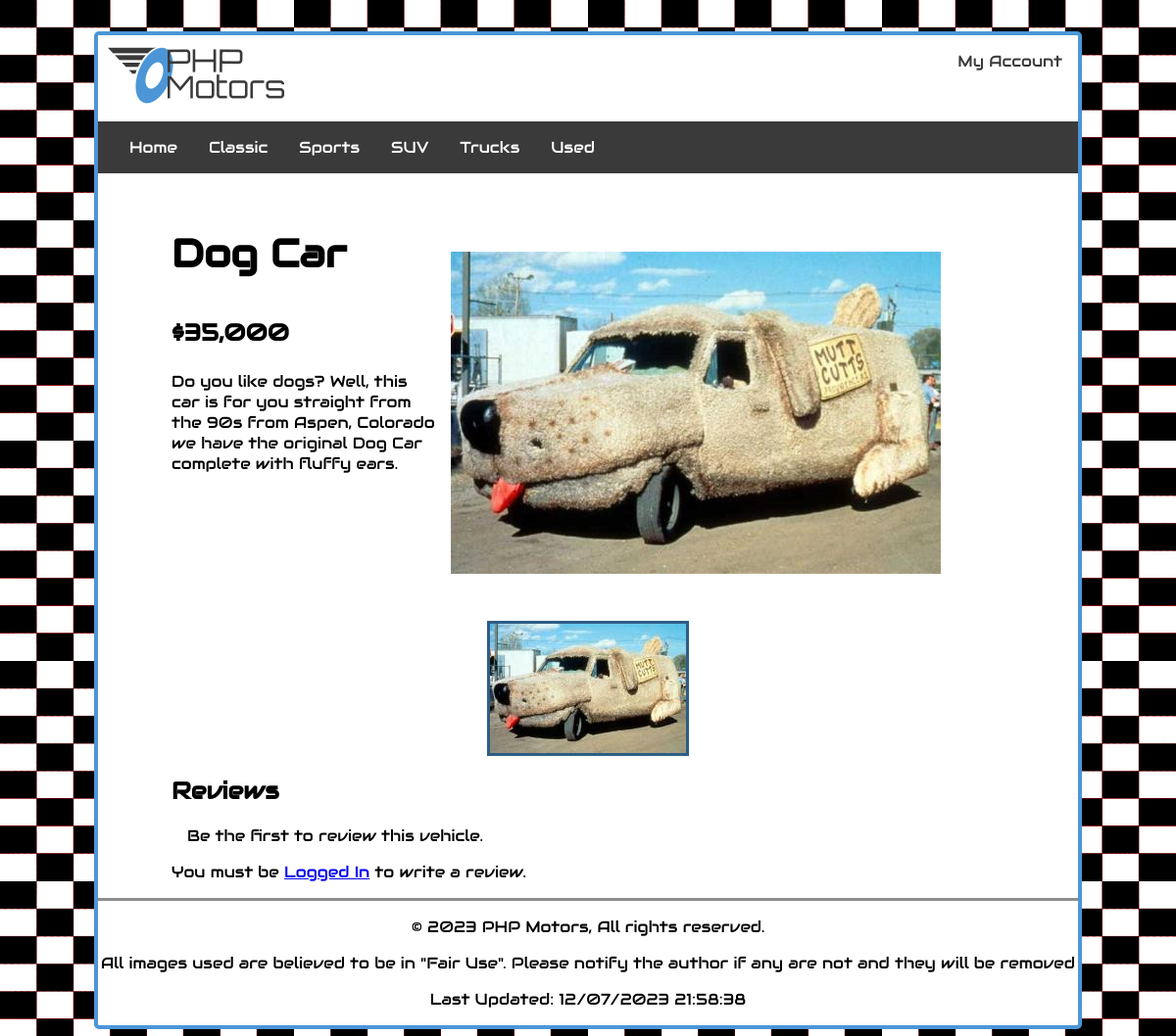
The app's page /phpmotors/vehicles/?action=vehicleDetails&invId=15 with its own data.
### tables this page shows
CREATE TABLE `carclassification` (
  `classificationId` int(11) NOT NULL,
  `classificationName` varchar(30) NOT NULL
);

CREATE TABLE `inventory` (
  `invId` int(10) UNSIGNED NOT NULL,
  `invMake` varchar(30) NOT NULL,
  `invModel` varchar(30) NOT NULL,
  `invDescription` text NOT NULL,
  `invImage` varchar(50) NOT NULL,
  `invThumbnail` varchar(50) NOT NULL,
  `invPrice` int(10) NOT NULL,
  `invStock` smallint(6) NOT NULL,
  `invColor` varchar(20) NOT NULL,
  `classificationId` int(11) NOT NULL
);

CREATE TABLE `images` (
  `imgId` int(10) UNSIGNED NOT NULL,
  `invId` int(10) UNSIGNED NOT NULL,
  `imgName` varchar(100) NOT NULL,
  `imgPath` varchar(150) NOT NULL,
  `imgDate` timestamp NOT NULL DEFAULT current_timestamp(),
  `imgPrimary` tinyint(4) NOT NULL DEFAULT 0
);

### phpmotors/model/uploads-model.php (called while the page is built, shortened)
<?php
function getThumbs($invId) {
    $db = phpmotorsConnect();
    $sql = "SELECT imgPath FROM images WHERE invId = :invId AND imgName LIKE '%-tn%'";
    $stmt = $db->prepare($sql);
    $stmt->bindValue(':invId', $invId, PDO::PARAM_STR);
    $stmt->execute();
    $imageMatch = $stmt->fetchAll();
    return $imageMatch;
}
?>

### phpmotors/library/functions.php (the view, shortened to what this page needs)
<?php
function buildList($classifications) {
    $navList = '<ul class="nav">';
    $navList .= "<li><a href='/phpmotors/index.php' title='View the PHP motors home page'>Home</a></li>";
    foreach ($classifications as $classification) {
        $navList .="<li><a href='/phpmotors/vehicles/?action=listCars&classificationName=".urlencode($classification['classificationName'])."' title='View our $classification[classificationName] product line'>$classification[classificationName]</a></li>";
    }
    $navList .='</ul>';
    return $navList;
}
function getClassList() {
    $db = phpmotorsConnect();
    $sql = 'SELECT * FROM carClassification ORDER BY classificationName ASC';
    $stmt = $db->prepare($sql);
    $stmt->execute();
    $classifications = $stmt->fetchAll();
    return $classifications;
}
?>

### phpmotors/model/vehicles-model.php (shortened to what this page needs)
<?php
function getInvItemInfo($invId) {
    $db = phpmotorsConnect();
    $sql = 'SELECT *, imgPath FROM inventory i JOIN images p ON i.invId = p.invId WHERE i.invId = :invId AND p.imgPrimary = 1';
    $stmt = $db->prepare($sql);
    $stmt->bindValue(':invId', $invId, PDO::PARAM_INT);
    $stmt->execute();
    $invInfo = $stmt->fetch(PDO::FETCH_ASSOC);
    return $invInfo;
}
function buildVehicleDetails($details, $thumbnails) {
    $price = number_format($details['invPrice']);
    $dv = "<div id='vehicleDisplay'>";
    $dv .= "<article id='text'>";
    $dv .= "<h1>$details[invMake] $details[invModel]</h1>";
    $dv .= "<h3>$$price</h3>";
    $dv .= "<p>$details[invDescription]</p>";
    $dv .= "</article>";
    $dv .= "<img src='$details[imgPath]' alt='$details[invMake] $details[invModel] on phpmotors.com' class='fullImage'>";
    $dv .= "</div>";
    $dv .= "<div id='thumbs'>";
    $iter = 1;
    foreach ($thumbnails as $thumb) {
        $dv .= "<img src='$thumb[imgPath]' alt='$details[invMake] $details[invModel] thumbnail $iter on phpmotors.com' class='smallImage'>";
        $iter ++;
    }
    $dv .= "</div>";
    return $dv;
}
?>

### phpmotors/styles/motors.css (style rules this page uses)
html { background-image: url(../images/checkerboard.jpg); background-repeat: repeat; background-size: 25%; }
body { border: 4px solid #4c96d7; border-radius: 5px; background-color: white; max-width: 1000px; min-width: 400px; margin: 2rem auto; font-family: "Audiowide", sans-serif; font-size: 1rem; }
header a { text-decoration: none; color: #3a3a3a; grid-column: 3; }
.nav { grid-area: 2/1/3/4; background-color: #3a3a3a; display: flex; justify-content: flex-start; flex-wrap: wrap; padding: 1rem; }
.nav li { list-style: none; }
.nav a { color: white; text-decoration: none; padding: 1rem; }
#details img { max-width: 100%; height: auto; margin: 0 auto; }
#details h1 { font-size: 2.5rem; }
#details h3 { font-size: 1.5rem; }
#details p { font-size: 1rem; }
#thumbs { display: flex; flex-grow: 1; flex-wrap: wrap; gap: 0.5rem; justify-content: space-around; margin-bottom: 1rem; }
.smallImage { max-width: 75%; height: auto; border: 3px solid #2f5d85; transition: transform 1s; }
@media (min-width: 680px) { #vehicleDisplay { width: 95%; display: grid; grid-template-columns: 1fr 2fr; } }
@media (min-width: 680px) { #vehicleDisplay img { grid-column: 2/3; margin: 4rem 0 3rem 1rem; } }
@media (min-width: 680px) { #text { grid-column: 1/2; } }

### records on screen
carclassification: classificationName "Classic"
carclassification: classificationName "Sports"
carclassification: classificationName "SUV"
carclassification: classificationName "Trucks"
carclassification: classificationName "Used"
inventory: invMake "Dog", invModel "Car", invPrice "35,000", invDescription "Do you like dogs? Well, this car is for you straight from the 90s from Aspen, Colorado we have the original Dog Car complete with fluffy ears."
images: imgPath (picture)
images: imgPath (picture)

### other values on screen
$reviewMessage "Be the first to review this vehicle."
